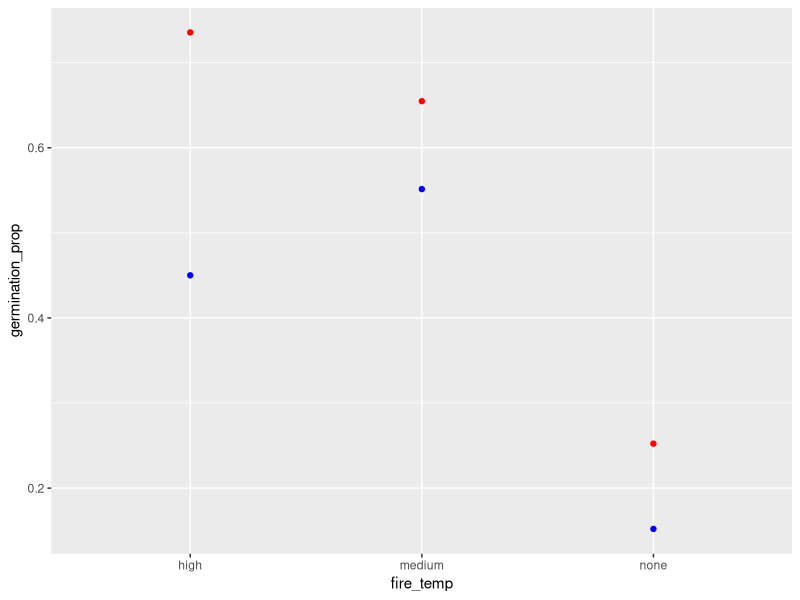

This figure's R source:
# Load the ggplot2 library
library(ggplot2)

# Read in the CSV file as a dataframe
data <- read.csv("Byblis.csv")

# Calculate the germination_prop mean for each unique combination
mean_germination_prop <- aggregate(germination_prop ~ pH_level + fire_temp, data, mean)
sd_germination_prop <- aggregate(germination_prop ~ pH_level + fire_temp, data, sd)
print(sd_germination_prop)
# Plot the values for each pH_level
plot <- ggplot()
count <- 1
for (i in unique(mean_germination_prop$pH_level)) {
    print(i)
    print(mean_germination_prop[mean_germination_prop$pH_level == i,])
    plot <- plot + geom_point(data = mean_germination_prop[mean_germination_prop$pH_level == i,], 
                              aes(x = fire_temp, y = germination_prop),
                              color = c("red", "blue")[count]) +
            geom_line(data = mean_germination_prop[mean_germination_prop$pH_level == i,],
                      aes(x = fire_temp, y = germination_prop),
                      color = c("red", "blue")[count])

    count <- count + 1
 
}


# Display the plot
ggsave("mean_germination_plot.png")



